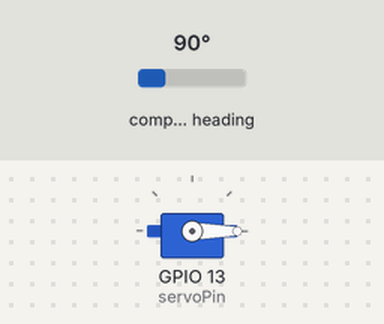
Bench run of a program on a simulated ESP32. Parts: servo. Wiring (inferred from the names in the program): CMPS compass at I2C address 0x60. Inputs (shaded band) come from the test bench; at power-on: compass heading 90°. What the program prints to the serial monitor is not drawn.

Above: at 1.2 s.
1.3 s: compass heading set to 352°
At 2.4 s:
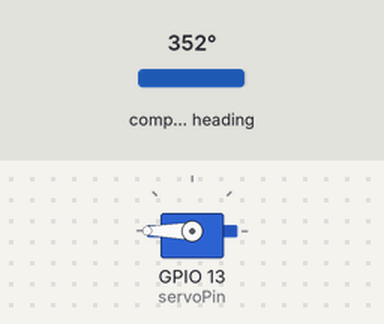
2.8 s: compass heading set to 90°
At 3.05 s:
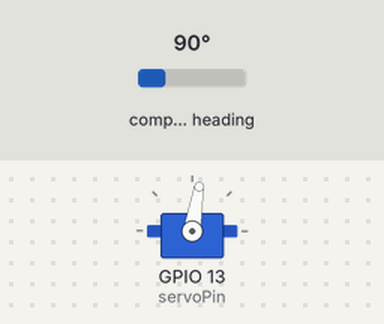
4.7 s: compass heading set to 269°
At 5.2 s:
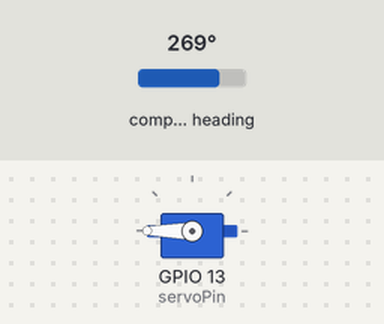
Timing chart, 0 to 7.7 s (numbered marks = the images above; inputs shaded):
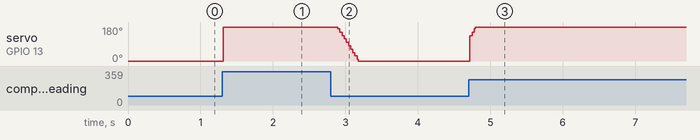

The program:

main.cpp
```cpp
#include <Arduino.h>
#include <ESP32Servo.h>
#include <Wire.h>

#define CMPS12_ADDRESS 0x60 // Addresse du CMPS12 shifté à droite de un bit pour la libraire wire
#define ANGLE_8 1			// Registre pour lire l'angle de 8bit

unsigned char high_byte, low_byte, angle8;
char pitch, roll;
unsigned int angle16;
float effect_I = 0;
unsigned long temps_precedent = 0;
unsigned long temps_actuel;
unsigned long diff_temps = 0;
signed int diff_erreur = 0;

const float KI = 0.0000015;
const float KP = 1;
const int OFFSET = 1520;

Servo myservo; // Créer objet servo pour controler le servomoteur

int servoPin = 13;

int val; // variable pour envoyer position au servomoteur

void setup()
{
	Serial.begin(115200);
	Wire.begin();
	// Allocation de tous les timers
	ESP32PWM::allocateTimer(0);
	ESP32PWM::allocateTimer(1);
	ESP32PWM::allocateTimer(2);
	ESP32PWM::allocateTimer(3);
	myservo.setPeriodHertz(50);			  // standard 50 hz servo
	myservo.attach(servoPin, 1480, 1520); // attache le servo à la pin 13
}

void loop()
{
	Wire.beginTransmission(CMPS12_ADDRESS); // Commence la communication avec le CMPS12
	Wire.write(ANGLE_8);					// Envoie le registre qu'on veut lire
	Wire.endTransmission();
	Wire.requestFrom(CMPS12_ADDRESS, 5); //Nous donnes les données qu'on veut lire du CMPS12

	while (Wire.available() < 5); // Attend pour que tout les bits soient recus

	angle8 = Wire.read(); // Lire les 5 bits
	high_byte = Wire.read();
	low_byte = Wire.read();
	pitch = Wire.read();
	roll = Wire.read();

	angle16 = high_byte; // Calculer l'angle de 16 bit
	angle16 <<= 8;
	angle16 += low_byte;

	uint16_t compass = angle16 / 10; //Calcul de l'angle sur 360 et afficher sur terminal
	Serial.print("Compass: ");
	Serial.print(compass, DEC);

	signed int erreur = compass - 180; //Calcul de l'erreur et afficher sur terminal
	Serial.print("    Erreur: ");
	Serial.print(erreur, DEC);

	temps_actuel = micros(); //Compter les microsecondes pour le calcul de différence de temps

	diff_temps = temps_actuel - temps_precedent; //Calcul et affichage sur terminal de la différence de temps
	Serial.print("    Diff Temps: ");
	Serial.print(diff_temps, DEC);

	diff_erreur = diff_temps * erreur; //Calcul de la différence d'erreur en multipliant la diff de temps par l'erreur
	Serial.print("    Diff Erreur: ");
	Serial.print(diff_erreur, DEC); // Affichage sur terminal

	effect_I = effect_I + diff_erreur; //Calcul et affichage sur terminal de l'effet I
	Serial.print("    Effect_I: ");
	Serial.print(effect_I, DEC);
	if (effect_I > (100 / KI)){ //Si effet I est plus grand que 100
		effect_I = (100/ KI); //Effet I égal 100
	}
	else if (effect_I < (-100 / KI)){ //Si effet I est plus grand que -100
		effect_I = (-100 / KI); //Effet I égal -100
	}
	temps_precedent = temps_actuel; //Temps précedent prends valeur de temps actuel

	signed int effet_p = (erreur * KP); //Calcul de l'effet P
	unsigned int input = effet_p + KI * effect_I + OFFSET; //Calcul de la valeur qu'on envoie au servomoteur
	val = input;
	myservo.write(val); // Position du servomoteur selon la valeur qu'on lui input

	Serial.print("    KI * effect_I: "); //Affichage sur terminal de l'effet I fois KI
	Serial.print(KI * effect_I, DEC);

	Serial.print("    Effect P: "); //Affichage sur terminal de l'effet P
	Serial.print(effet_p, DEC);

	Serial.print("    input: "); //Affichage sur terminal de la valeur qu'on envoie au servomoteur
	Serial.println(input, DEC);
}
```

Measured:
- after the input at 1.3 s, servo on GPIO 13 (servoPin): 0° → 180° at once
- after the input at 2.8 s, servo on GPIO 13 (servoPin): moves from 180° to 0° over 0.28 s, starting after 0.10 s
- after the input at 4.7 s, servo on GPIO 13 (servoPin): 0° → 180° at once
